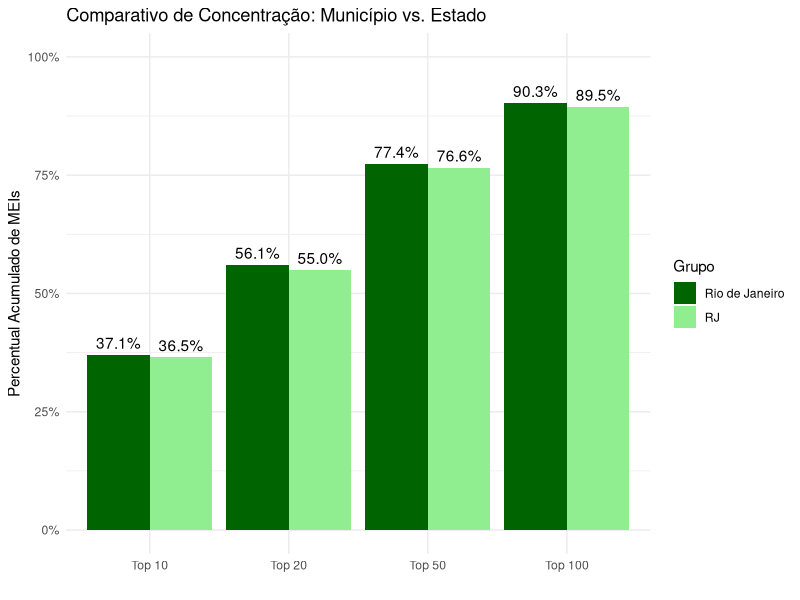

The R source for this figure:
## ---- chunk 1
# Configurações globais do R Markdown
knitr::opts_chunk$set(echo = TRUE, message = FALSE, warning = FALSE)

# Lista de pacotes necessários para a análise
pacotes_necessarios <- c("dplyr", "readr", "knitr", "ggplot2", "scales")

# Verifica se os pacotes estão instalados e os instala caso não estejam
for (pacote in pacotes_necessarios) {
  if (!require(pacote, character.only = TRUE)) {
    install.packages(pacote, dependencies = TRUE)
  }
  library(pacote, character.only = TRUE)
}

## ---- chunk 2
# Carregar os dados do município
tryCatch({
  df_municipio <- read_csv("municipio.csv")
  
  # Encontrar os 3 principais CNAEs
  top_3_municipio <- df_municipio %>%
    arrange(desc(TOTAL)) %>%
    head(3)
  
  # Adicionar descrições para clareza
  descricoes <- c(
    "Atividades de cabeleireiros, manicure e pedicure",
    "Promoção de vendas",
    "Fornecimento de alimentos preparados para consumo domiciliar"
  )
  
  top_3_formatado <- top_3_municipio %>%
    mutate(Descricao = descricoes) %>%
    select(CNAE, Descricao, TOTAL)
  
  # Exibir a tabela formatada com kable
  kable(top_3_formatado, 
        caption = "Top 3 CNAEs/Ocupações de MEIs no Município do Rio de Janeiro",
        col.names = c("CNAE", "Descrição da Atividade", "Total de MEIs"))

}, error = function(e) {
  "Arquivo 'municipio.csv' não encontrado."
})
## ---- chunk 3
# Calcular o percentual e o HHI para o município
tryCatch({
  total_meis_municipio <- sum(df_municipio$TOTAL)
  total_top_3_municipio <- sum(top_3_municipio$TOTAL)
  percentual_top_3 <- (total_top_3_municipio / total_meis_municipio) * 100
  
  # Cálculo do HHI
  df_municipio_hhi <- df_municipio %>%
    mutate(proportion = TOTAL / total_meis_municipio)
  hhi_municipio <- sum(df_municipio_hhi$proportion^2) * 10000

  cat(sprintf("Percentual de concentração nos 3 principais CNAEs: %.2f%%\n", percentual_top_3))
  cat(sprintf("Índice de Dispersão (HHI): %.2f\n", hhi_municipio))

}, error = function(e) {
  "Não foi possível calcular a dispersão. Verifique os dados."
})
## ---- chunk 4
tryCatch({
  # Carregar e analisar dados do estado
  df_uf <- read_csv("UF.csv")
  top_3_uf <- df_uf %>% arrange(desc(TOTAL)) %>% head(3)
  
  # Dados para a tabela
  tabela_municipio_uf <- data.frame(
    Métrica = c("CNAE #1", "CNAE #2", "CNAE #3"),
    `Município (Rio de Janeiro)` = c("9602501 (Cabeleireiros...)", "7319002 (Promoção de vendas)", "5620104 (Alimentação...)"),
    `Estado (UF)` = c("9602501 (Cabeleireiros...)", "4781400 (Com. Var. Vestuário)", "5620104 (Alimentação...)")
  )
  
  kable(tabela_municipio_uf, caption = "Comparação do Top 3 de CNAEs: Município vs. Estado")

}, error = function(e) {
  "Arquivo 'UF.csv' não encontrado para comparação."
})
## ---- chunk 5
# Gerar os dados para o gráfico comparativo
tryCatch({
  # Função para extrair dados do gráfico
  get_plot_data <- function(df, grupo) {
    total_meis <- sum(df$TOTAL)
    df_sorted <- df %>%
      arrange(desc(TOTAL)) %>%
      mutate(cumulative_percentage = cumsum(TOTAL) / total_meis * 100)
    
    pontos <- c(10, 20, 50, 100)
    data.frame(
      Grupo = grupo,
      Nivel = factor(paste("Top", pontos), levels = paste("Top", pontos)),
      Percentual = df_sorted$cumulative_percentage[pontos]
    )
  }
  
  dados_grafico <- rbind(
    get_plot_data(df_municipio, "Rio de Janeiro"),
    get_plot_data(df_uf, "RJ")
  )
  
  # Plotar o gráfico
  ggplot(dados_grafico, aes(x = Nivel, y = Percentual, fill = Grupo)) +
    geom_bar(stat = "identity", position = position_dodge()) +  
    geom_text(aes(label = sprintf("%.1f%%", Percentual)), position = position_dodge(width = 0.9), vjust = -0.5) +
    scale_y_continuous(labels = scales::percent_format(scale = 1), limits = c(0, 100)) +
    labs(title = "Comparativo de Concentração: Município vs. Estado", y = "Percentual Acumulado de MEIs", x = "") +
    theme_minimal() +
    scale_fill_manual(values = c("darkgreen", "lightgreen"))

}, error = function(e) {
  "Não foi possível gerar o gráfico comparativo."
})
